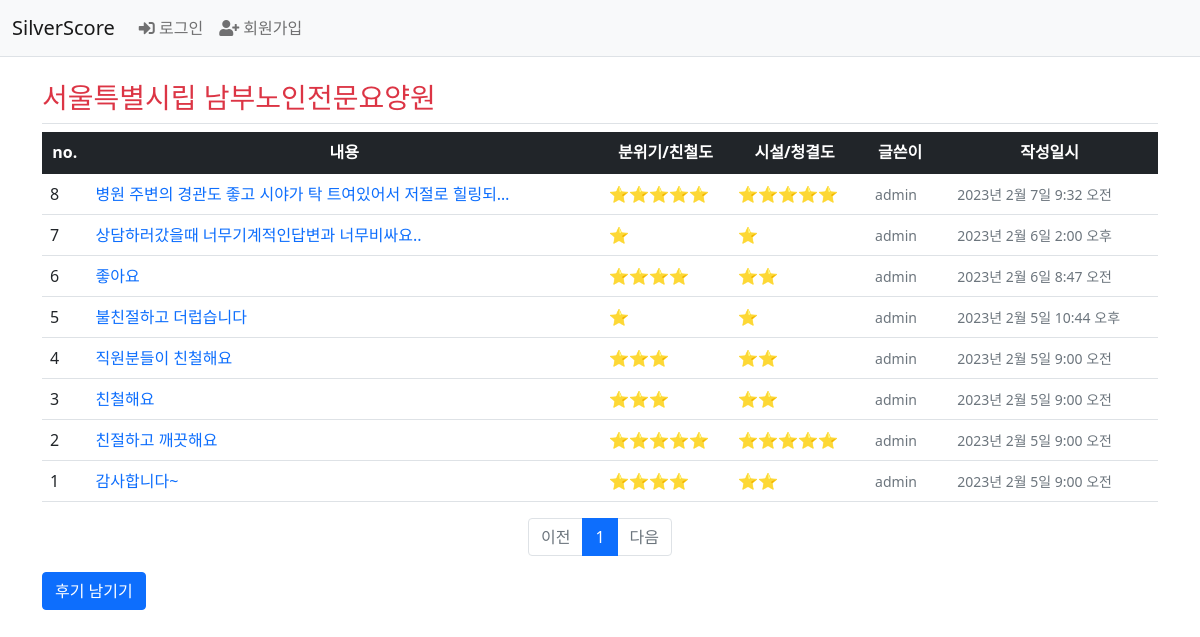
Before: /member/review/list/1/ with the older database file.
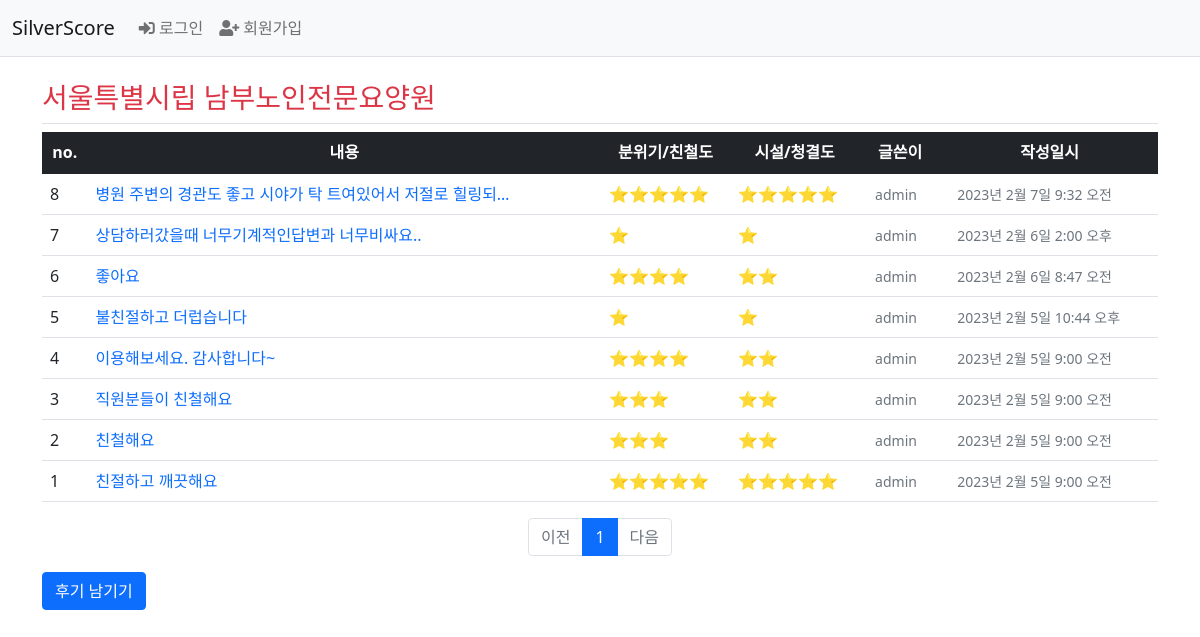
After: the same page with the newer database file.
### member/models.py (models this page shows)
class Review(models.Model):
    id = models.BigAutoField(primary_key=True)
    amKind = models.SmallIntegerField(default=0)
    faClean = models.SmallIntegerField(default=0)
    content = models.CharField(max_length=500, blank=True)
    createDate = models.DateTimeField()
    modifyDate = models.DateTimeField(null=True, blank=True)
    user = models.ForeignKey(User, on_delete=models.CASCADE)
    longtermadmin = models.ForeignKey(LongTermAdmin, on_delete=models.CASCADE)

### member/views.py (the view)
# urls.py: path('review/list/<int:longtermadmin_id>/', views.review_index, name='review_index'),
def review_index(request, longtermadmin_id):
    longtermadmin = get_object_or_404(LongTermAdmin, pk=longtermadmin_id)
    page = request.GET.get('page', 1)   # 페이지
    review_list = Review.objects.filter(longtermadmin_id=longtermadmin_id).order_by('-createDate')
    paginator = Paginator(review_list, 10)    # 페이지당 10개씩 보여주기
    page_obj = paginator.get_page(page)
    context = {'longtermadmin': longtermadmin, 'review_list': page_obj}
    return render(request, 'member/review_list.html', context)

### member/templatetags/member_filter.py (called while the page is built)
@register.filter
def sub(value, arg):
    return value - arg

### templates/member/review_list.html (shortened to what this page needs)
<!DOCTYPE html>
<html lang="en">
<head>
</head>
<body>
{% extends 'base.html' %}
{% load member_filter %}
{% block content %}
<div class="container my-3">
    <h3 class="border-bottom py-2 text-danger">{{ longtermadmin.adminNm }}</h3>
    <table class="table table-hover">
        <thead class="table-dark">
        <tr class="text-center">
            <th>no.</th>
            <th style="width:46%">내용</th>
            <th>분위기/친철도</th>
            <th>시설/청결도</th>
            <th>글쓴이</th>
            <th>작성일시</th>
        </tr>
        </thead>
        <tbody>
        {% if review_list %}
        {% for review in review_list %}
        <tr class="text-left">
            <td>
                {{ review_list.paginator.count|sub:review_list.start_index|sub:forloop.counter0|add:1 }}
            </td>
            <td class="text-start">
                <a class="text-decoration-none"
                   href="{% url 'member:review_detail' review.id %}">{{ review.content|truncatechars:34 }}</a>
            </td>
            <td>{% for i in ""|ljust:review.amKind %}⭐{% endfor %}</td>
            <td>{% for i in ""|ljust:review.faClean %}⭐{% endfor %}</td>
            <td><span class="text-secondary small mx-2">{{ review.user.username }}</span></td>
            <td><span class="text-secondary small mx-2">{{ review.createDate }}</span></td>
        </tr>
        {% endfor %}
        {% else %}
        <tr>
            <td colspan="4">후기가 없습니다.</td>
        </tr>
        {% endif %}
        </tbody>
    </table>
    <ul class="pagination justify-content-center">
        {% if review_list.has_previous %}
        <li class="page-item">
            <a class="page-link" href="?page={{ review_list.previous_page_number }}">이전</a>
        </li>
        {% else %}
        <li class="page-item disabled">
            <a class="page-link" tabindex="-1" aria-disabled="true" href="#">이전</a>
        </li>
        {% endif %}
        {% for page_number in review_list.paginator.page_range %}
        {% if page_number >= review_list.number|add:-5 and page_number <= review_list.number|add:5 %}
        {% if page_number == review_list.number %}
        <li class="page-item active" aria-current="page">
            <a class="page-link" href="?page={{ page_number }}">{{ page_number }}</a>
        </li>
        {% else %}
        <li class="page-item">
            <a class="page-link" href="?page={{ page_number }}">{{ page_number }}</a>
        </li>
        {% endif %}
        {% endif %}
        {% endfor %}
        {% if review_list.has_next %}
        <li class="page-item">
            <a class="page-link" href="?page={{ review_list.next_page_number }}">다음</a>
        </li>
        {% else %}
        <li class="page-item disabled">
            <a class="page-link" tabindex="-1" aria-disabled="true" href="#">다음</a>
        </li>
        {% endif %}
    </ul>
    <a href="{% url 'member:review_create' longtermadmin.id %}" class="btn btn-primary">후기 남기기</a>
</div>
{% endblock %}

Changed rows visible on the page:
changed Review: paginator.count|sub "1" → "4"; content "감사합니다~" → "이용해보세요. 감사합니다~"; moves up the list
computed for Review "직원분들이 친철해요": paginator.count|sub "4" → "3"
computed for Review "친철해요": paginator.count|sub "3" → "2"
computed for Review "친절하고 깨끗해요": paginator.count|sub "2" → "1"
